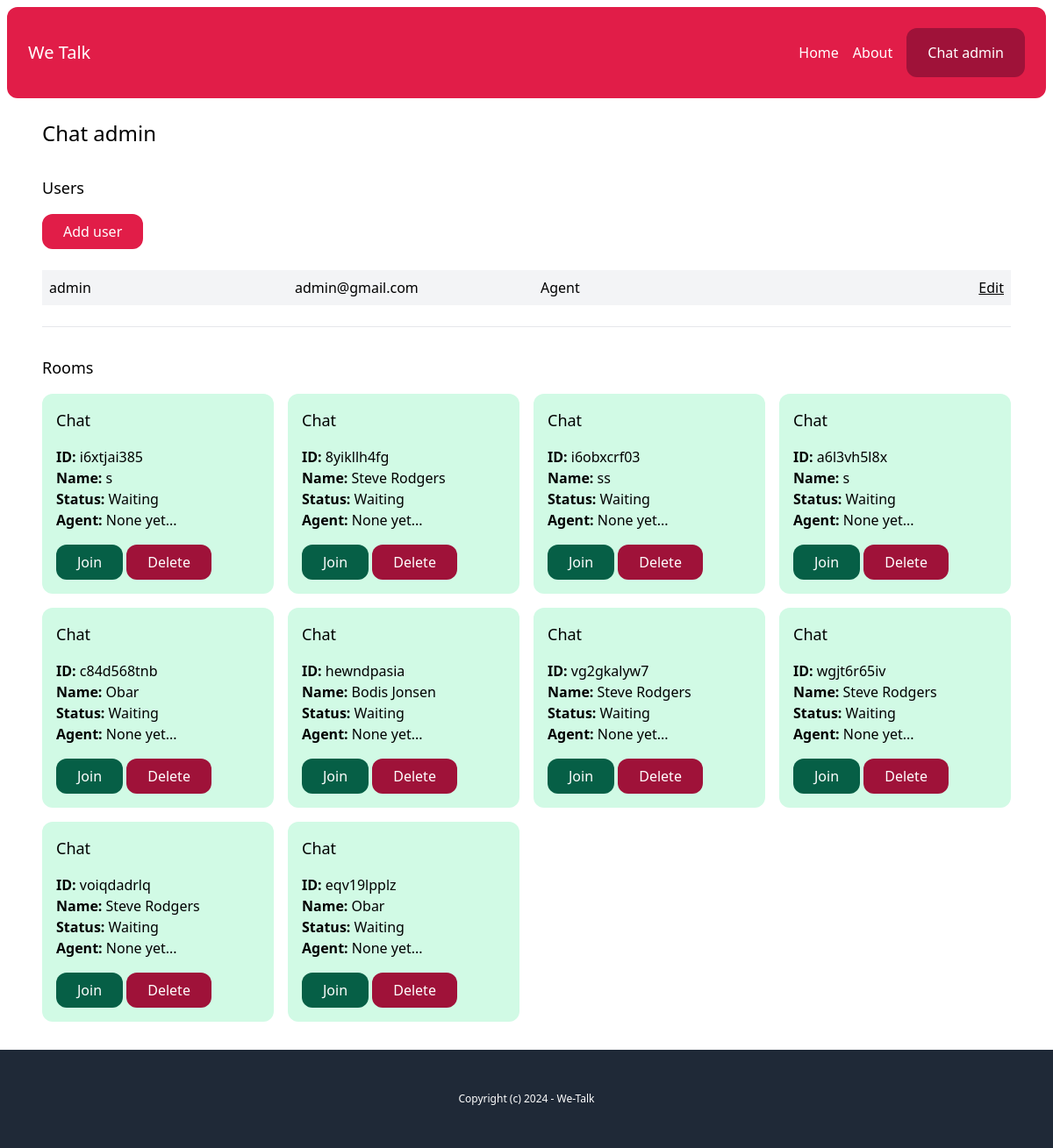
Page /chat-admin/ (signed in) on the earlier database version.
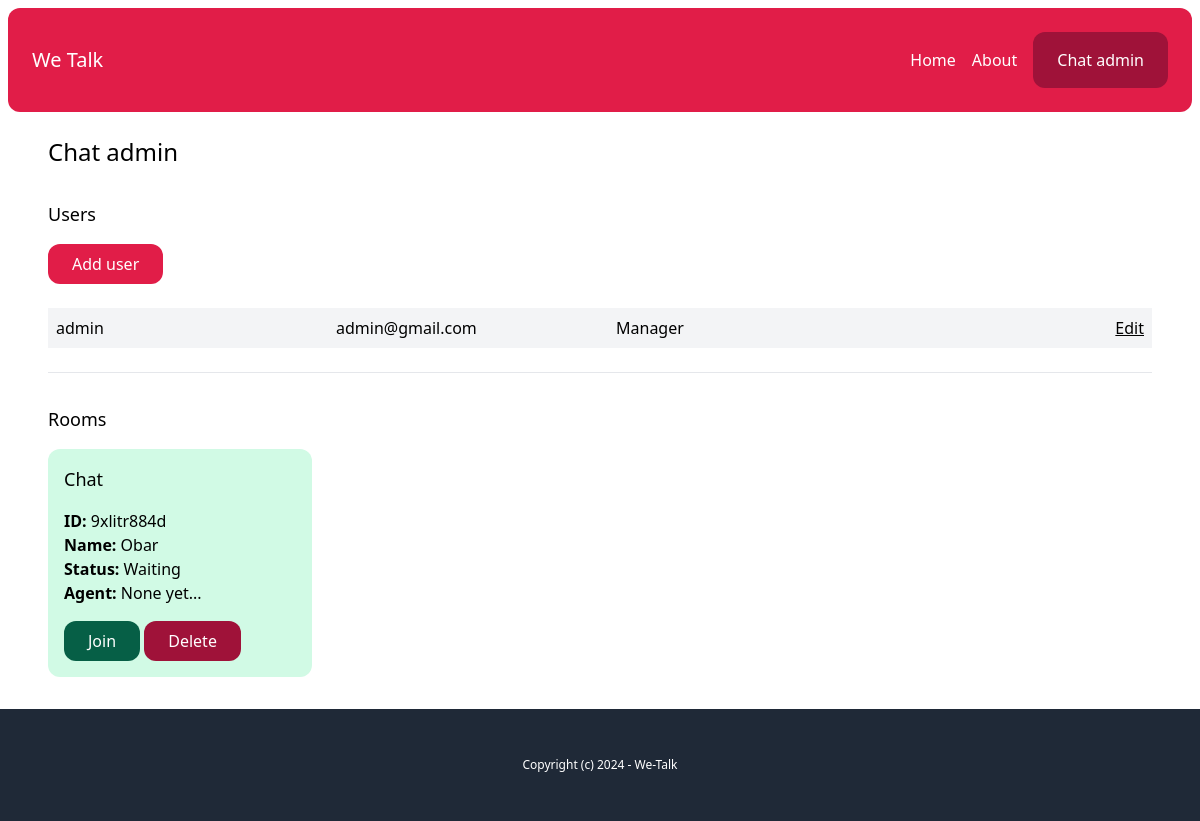
Same page on the later database version.
### account/models.py (models this page shows)
class User(AbstractBaseUser, PermissionsMixin):
    AGENT = 'agent'
    MANAGER = 'manager'
    ROLES_CHOICES = (
        (AGENT, 'Agent'),
        (MANAGER, 'Manager'),
    )
    id = models.UUIDField(primary_key=True, default=uuid.uuid4, editable=False)
    email = models.EmailField(unique=True)
    name = models.CharField(max_length=255, blank=True, default='')
    role = models.CharField(max_length=20, choices=ROLES_CHOICES, default=AGENT)
    is_active = models.BooleanField(default=True)
    is_superuser = models.BooleanField(default=False)
    is_staff = models.BooleanField(default=False)
    date_joined = models.DateTimeField(default=timezone.now)
    last_login = models.DateTimeField(blank=True, null=True)
    objects = CustomUserManager()
    USERNAME_FIELD = 'email'
    EMAIL_FIELD = 'email'
    REQUIRED_FIELDS = ['name']

### chat/models.py (models this page shows, shortened)
class Room(models.Model):
    WAITING = 'waiting'
    ACTIVE = 'active'
    CLOSED = 'closed'
    CHOICES_STATUS = (
        (WAITING, 'Waiting'),
        (ACTIVE, 'Active'),
        (CLOSED, 'Closed'),
    )
    uuid = models.CharField(max_length=255)
    client = models.CharField(max_length=255)
    agent = models.ForeignKey(User, related_name='rooms', blank=True, null=True, on_delete=models.CASCADE)
    messages = models.ManyToManyField(Message, blank=True)
    url = models.CharField(max_length=255, blank=True, null=True)
    status = models.CharField(max_length=20, choices=CHOICES_STATUS, default=WAITING)
    created_at = models.DateTimeField(auto_now_add=True)
    class Meta:
        ordering = ('-created_at',)

### chat/views.py (the view)
# urls.py: path('chat-admin/', views.admin, name='admin'),
@login_required
def admin(request):
    rooms = Room.objects.all()
    users = User.objects.filter(is_staff=True)
    return render(request, 'chat/admin.html', {'rooms': rooms, 'users': users})

### chat/templates/chat/admin.html
{% extends 'core/base.html' %}
{% block content %}
    <h1 class="text-2xl">Chat admin</h1>
    {% if perms.user.add_user %}
        <div class="mt-8">
            <h2 class="mb-4 text-lg">Users</h2>
            <a href="{% url 'chat:add_user' %}" class="inline-block py-2 px-6 bg-rose-600 text-white rounded-xl">Add user</a>
            <div class="mt-6">
                {% for user in users %}
                    <div class="grid grid-cols-4 gap-4 py-2 {% cycle 'bg-gray-100' '' %}">
                        <p class="px-2">
                            <a href="{% url 'chat:user_detail' user.pk %}">{{ user.name }}</a>
                        </p>
                        <p class="px-2">{{ user.email }}</p>
                        <p class="px-2">{{ user.get_role_display }}</p>
                        <p class="px-2 text-right">
                            {% if perms.user.edit_user %}
                                <a href="{% url 'chat:edit_user' user.pk %}" class="underline">Edit</a>
                            {% endif %}
                        </p>
                    </div>
                {% endfor %}
            </div>
        </div>
    {% endif %}
    <hr class="my-6">
    <div class="mt-8">
        <h2 class="mb-4 text-lg">Rooms</h2>
        {% include 'chat/partials/room_list.html' %}
    </div>
{% endblock %}

### core/templates/core/base.html (shortened to what this page needs)
{% load static %}
<!doctype html>
<html>
    <head>
        <link rel="stylesheet" type="text/css" href="{% static 'css/main.min.css' %}">
    </head>
    <body>
        <div class="p-2">
            <nav class="p-6 bg-rose-600 text-white flex justify-between items-center rounded-xl">
                <a href="{% url 'core:index' %}" class="text-xl">We Talk</a>
                <div class="flex items-center space-x-4">
                    <a href="{% url 'core:index' %}">Home</a>
                    <a href="{% url 'core:about' %}">About</a>
                    {% if request.user.is_authenticated %}
                        <a href="{% url 'chat:admin'%}" class="inline-block py-4 px-6 bg-rose-800 text-white rounded-xl">Chat admin</a>
                    {% endif %}
                </div>
            </nav>
            <main class="max-w-6xl mx-auto p-6">
                {% block content %}
                {% endblock %}
            </main>
        </div>
        <footer class="py-12 px-6 bg-gray-800 text-white text-center text-xs">
            <p>Copyright (c) 2024 - We-Talk</p>
        </footer>
    </body>
</html>

### chat/templates/chat/partials/room_list.html
<div class="grid grid-cols-4 gap-4">
    {% for room in rooms %}
        <div class="p-4 rounded-xl {% if room.status == 'waiting' %}bg-emerald-100{% elif room.status == 'active' %}bg-yellow-100{% else %}bg-gray-100{% endif %}">
            <h3 class="mb-4 text-lg">Chat</h3>
            <p>
                <b>ID: </b>{{ room.uuid }}<br>
                <b>Name: </b>{{ room.client }}<br>
                <b>Status: </b>{{ room.get_status_display }}<br>
                <b>Agent: </b>{% firstof room.agent.name 'None yet...' %}
            </p>
            <a href="{% url 'chat:room' room.uuid %}" class="mt-4 inline-block py-2 px-6 bg-emerald-800 text-white rounded-xl">Join</a>
            <a href="{% url 'chat:delete_room' room.uuid %}" class="mt-4 inline-block py-2 px-6 bg-rose-800 text-white rounded-xl">Delete</a>
        </div>
    {% endfor %}
</div>

Differences in the rows shown:
removed Room: uuid "i6xtjai385", client "s", status "Waiting", agent "None yet..."
removed Room: uuid "8yikllh4fg", client "Steve Rodgers", status "Waiting", agent "None yet..."
removed Room: uuid "i6obxcrf03", client "ss", status "Waiting", agent "None yet..."
removed Room: uuid "a6l3vh5l8x", client "s", status "Waiting", agent "None yet..."
removed Room: uuid "c84d568tnb", client "Obar", status "Waiting", agent "None yet..."
removed Room: uuid "hewndpasia", client "Bodis Jonsen", status "Waiting", agent "None yet..."
removed Room: uuid "vg2gkalyw7", client "Steve Rodgers", status "Waiting", agent "None yet..."
removed Room: uuid "wgjt6r65iv", client "Steve Rodgers", status "Waiting", agent "None yet..."
removed Room: uuid "voiqdadrlq", client "Steve Rodgers", status "Waiting", agent "None yet..."
removed Room: uuid "eqv19lpplz", client "Obar", status "Waiting", agent "None yet..."
changed User "admin": role "Agent" → "Manager"
added Room: uuid "9xlitr884d", client "Obar", status "Waiting", agent "None yet..."
